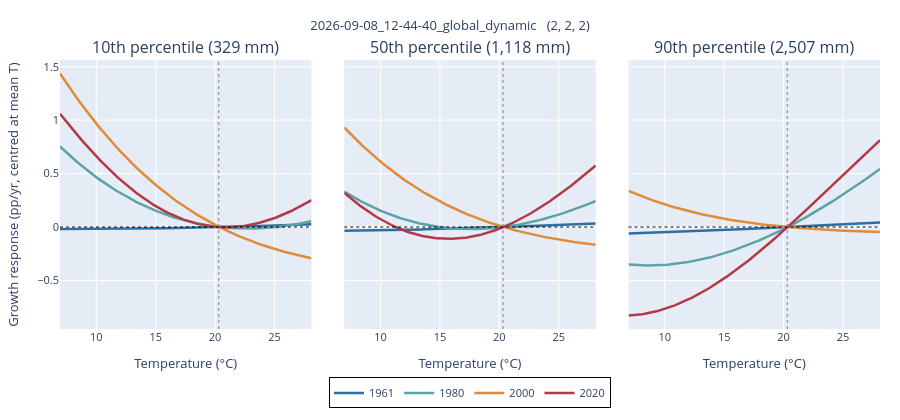

Source (notebook cell):
### Markdown cell above
## 6. Temperature cross-sections by precipitation percentile

The companion to the paper's percentile figure, with one curve per date instead of one
per model. Each panel fixes precipitation at a percentile of the observed distribution
and draws the temperature response in 1961, 1980, 2000 and 2020.

Conventions follow the paper's figure. Every curve is **centred at the sample-mean
temperature** so it passes through zero there, and the panels therefore show growth
differences relative to the average temperature rather than absolute levels. That
centring is not only convention here: the dynamic model carries no additive year fixed
effects, so the level of `f` in any given year is confounded with the year effect and is
not interpretable on its own. Only the shape is.

The paper plots the same quantity in Δ ln(GDP); these panels are in percentage points,
consistent with the rest of this notebook. Divide by 100 to compare directly.

1960 is not in the sample, which starts in 1961, so the first curve is 1961 and the
remaining three sit on the round decades. Precipitation percentiles are taken over the
whole sample: the distribution is stable by decade (median 1072 to 1180 mm), so fixing
the cut levels once does not bias the comparison across dates.

### Code cell
from plotly.subplots import make_subplots

####################### Percentile cross-section settings #######################
pct_node    = top_models[0]            # architecture to cut
percentiles = [10, 50, 90]             # one panel each; use [50] for a single panel
cut_years   = [1961, 1980, 2000, 2020] # one curve per date
n_temp      = 200                      # points along the temperature axis
year_cols   = ["#2f6f9f", "#5ba3a6", "#e08a3c", "#b23a48"]
#################################################################################

w_pct = read_weights(str(run_dir / "parameters" / f"{pct_node}.weights.h5"))
levels_mm = np.nanpercentile(Pv[np.isfinite(Pv)], percentiles)
Tcut = np.linspace(t_lo, t_hi, n_temp)
centre_idx = int(np.argmin(np.abs(Tcut - mean_temp)))

missing = [y for y in cut_years if y not in set(years)]
if missing:
    raise ValueError(f"years not in the sample {years[0]}-{years[-1]}: {missing}")

def cross_section(level_mm, year):
    """Centred temperature response in pp/yr at fixed precipitation and date."""
    j = int(np.where(years == year)[0][0])
    cols = [(Tcut - mean_temp) / std_temp,
            np.full_like(Tcut, (level_mm - mean_precip) / std_precip)]
    if bool(m.get("dynamic_model", False)):
        cols.append(np.full_like(Tcut, ((j + 1) - mean_t) / std_t))
    y = forward(w_pct, np.stack(cols, axis=-1))
    return (y - y[centre_idx]) * 100.0

titles = [f"{q}th percentile ({lvl:,.0f} mm)" for q, lvl in zip(percentiles, levels_mm)]
fig_pct = make_subplots(rows=1, cols=len(percentiles), shared_yaxes=True,
                        subplot_titles=titles, horizontal_spacing=0.04)

for col, lvl in enumerate(levels_mm, start=1):
    for k, yr in enumerate(cut_years):
        fig_pct.add_trace(
            go.Scatter(x=Tcut, y=cross_section(lvl, yr), mode="lines", name=str(yr),
                       legendgroup=str(yr), showlegend=(col == 1),
                       line=dict(color=year_cols[k % len(year_cols)], width=2.5)),
            row=1, col=col)
    fig_pct.add_hline(y=0, line=dict(color="black", width=1, dash="dot"), row=1, col=col)
    fig_pct.add_vline(x=mean_temp, line=dict(color="grey", width=1, dash="dot"),
                      row=1, col=col)
    fig_pct.update_xaxes(title_text="Temperature (°C)", row=1, col=col)

fig_pct.update_yaxes(title_text="Growth response (pp/yr, centred at mean T)",
                     row=1, col=1)
fig_pct.update_layout(
    title=dict(text=f"{run_dir.name}   {pct_node}", x=0.5, font=dict(size=13)),
    legend=dict(orientation="h", x=0.5, xanchor="center", y=-0.18,
                bgcolor="rgba(255,255,255,0.85)", bordercolor="black", borderwidth=1),
    margin=dict(l=60, r=20, b=80, t=60), font=dict(size=11), height=420)
fig_pct.show()

spread = pd.DataFrame(
    {f"{q}th": [cross_section(lvl, y).max() - cross_section(lvl, y).min()
                for y in cut_years]
     for q, lvl in zip(percentiles, levels_mm)}, index=cut_years)
spread.index.name = "year"
print("response range (pp/yr) by date and precipitation percentile:")
spread.round(2)

### Figure 1 — Plotly figure (JSON) as saved in the notebook; plotly's stock layout.template omitted (floating-point values rounded to 4 significant figures; data arrays with more than 128 entries replaced by an {"elided": "..."} marker saying what was removed)
{"data": [{"legendgroup": "1961", "line": {"color": "#2f6f9f", "width": 2.5}, "mode": "lines", "name": "1961", "showlegend": true, "type": "scatter", "x": {"elided": "200 float values"}, "xaxis": "x", "y": {"elided": "200 float values"}, "yaxis": "y"}, {"legendgroup": "1980", "line": {"color": "#5ba3a6", "width": 2.5}, "mode": "lines", "name": "1980", "showlegend": true, "type": "scatter", "x": {"elided": "200 float values"}, "xaxis": "x", "y": {"elided": "200 float values"}, "yaxis": "y"}, {"legendgroup": "2000", "line": {"color": "#e08a3c", "width": 2.5}, "mode": "lines", "name": "2000", "showlegend": true, "type": "scatter", "x": {"elided": "200 float values"}, "xaxis": "x", "y": {"elided": "200 float values"}, "yaxis": "y"}, {"legendgroup": "2020", "line": {"color": "#b23a48", "width": 2.5}, "mode": "lines", "name": "2020", "showlegend": true, "type": "scatter", "x": {"elided": "200 float values"}, "xaxis": "x", "y": {"elided": "200 float values"}, "yaxis": "y"}, {"legendgroup": "1961", "line": {"color": "#2f6f9f", "width": 2.5}, "mode": "lines", "name": "1961", "showlegend": false, "type": "scatter", "x": {"elided": "200 float values"}, "xaxis": "x2", "y": {"elided": "200 float values"}, "yaxis": "y2"}, {"legendgroup": "1980", "line": {"color": "#5ba3a6", "width": 2.5}, "mode": "lines", "name": "1980", "showlegend": false, "type": "scatter", "x": {"elided": "200 float values"}, "xaxis": "x2", "y": {"elided": "200 float values"}, "yaxis": "y2"}, {"legendgroup": "2000", "line": {"color": "#e08a3c", "width": 2.5}, "mode": "lines", "name": "2000", "showlegend": false, "type": "scatter", "x": {"elided": "200 float values"}, "xaxis": "x2", "y": {"elided": "200 float values"}, "yaxis": "y2"}, {"legendgroup": "2020", "line": {"color": "#b23a48", "width": 2.5}, "mode": "lines", "name": "2020", "showlegend": false, "type": "scatter", "x": {"elided": "200 float values"}, "xaxis": "x2", "y": {"elided": "200 float values"}, "yaxis": "y2"}, {"legendgroup": "1961", "line": {"color": "#2f6f9f", "width": 2.5}, "mode": "lines", "name": "1961", "showlegend": false, "type": "scatter", "x": {"elided": "200 float values"}, "xaxis": "x3", "y": {"elided": "200 float values"}, "yaxis": "y3"}, {"legendgroup": "1980", "line": {"color": "#5ba3a6", "width": 2.5}, "mode": "lines", "name": "1980", "showlegend": false, "type": "scatter", "x": {"elided": "200 float values"}, "xaxis": "x3", "y": {"elided": "200 float values"}, "yaxis": "y3"}, {"legendgroup": "2000", "line": {"color": "#e08a3c", "width": 2.5}, "mode": "lines", "name": "2000", "showlegend": false, "type": "scatter", "x": {"elided": "200 float values"}, "xaxis": "x3", "y": {"elided": "200 float values"}, "yaxis": "y3"}, {"legendgroup": "2020", "line": {"color": "#b23a48", "width": 2.5}, "mode": "lines", "name": "2020", "showlegend": false, "type": "scatter", "x": {"elided": "200 float values"}, "xaxis": "x3", "y": {"elided": "200 float values"}, "yaxis": "y3"}], "layout": {"annotations": [{"font": {"size": 16}, "showarrow": false, "text": "10th percentile (329 mm)", "x": 0.1533, "xanchor": "center", "xref": "paper", "y": 1, "yanchor": "bottom", "yref": "paper"}, {"font": {"size": 16}, "showarrow": false, "text": "50th percentile (1,118 mm)", "x": 0.5, "xanchor": "center", "xref": "paper", "y": 1, "yanchor": "bottom", "yref": "paper"}, {"font": {"size": 16}, "showarrow": false, "text": "90th percentile (2,507 mm)", "x": 0.8467, "xanchor": "center", "xref": "paper", "y": 1, "yanchor": "bottom", "yref": "paper"}], "font": {"size": 11}, "height": 420, "legend": {"bgcolor": "rgba(255,255,255,0.85)", "bordercolor": "black", "borderwidth": 1, "orientation": "h", "x": 0.5, "xanchor": "center", "y": -0.18}, "margin": {"b": 80, "l": 60, "r": 20, "t": 60}, "shapes": [{"line": {"color": "black", "dash": "dot", "width": 1}, "type": "line", "x0": 0, "x1": 1, "xref": "x domain", "y0": 0, "y1": 0, "yref": "y"}, {"line": {"color": "grey", "dash": "dot", "width": 1}, "type": "line", "x0": 20.31, "x1": 20.31, "xref": "x", "y0": 0, "y1": 1, "yref": "y domain"}, {"line": {"color": "black", "dash": "dot", "width": 1}, "type": "line", "x0": 0, "x1": 1, "xref": "x2 domain", "y0": 0, "y1": 0, "yref": "y2"}, {"line": {"color": "grey", "dash": "dot", "width": 1}, "type": "line", "x0": 20.31, "x1": 20.31, "xref": "x2", "y0": 0, "y1": 1, "yref": "y2 domain"}, {"line": {"color": "black", "dash": "dot", "width": 1}, "type": "line", "x0": 0, "x1": 1, "xref": "x3 domain", "y0": 0, "y1": 0, "yref": "y3"}, {"line": {"color": "grey", "dash": "dot", "width": 1}, "type": "line", "x0": 20.31, "x1": 20.31, "xref": "x3", "y0": 0, "y1": 1, "yref": "y3 domain"}], "title": {"font": {"size": 13}, "text": "2026-09-08_12-44-40_global_dynamic   (2, 2, 2)", "x": 0.5}, "xaxis": {"anchor": "y", "domain": [0, 0.3067], "title": {"text": "Temperature (°C)"}}, "xaxis2": {"anchor": "y2", "domain": [0.3467, 0.6533], "title": {"text": "Temperature (°C)"}}, "xaxis3": {"anchor": "y3", "domain": [0.6933, 1], "title": {"text": "Temperature (°C)"}}, "yaxis": {"anchor": "x", "domain": [0, 1], "title": {"text": "Growth response (pp/yr, centred at mean T)"}}, "yaxis2": {"anchor": "x2", "domain": [0, 1], "matches": "y", "showticklabels": false}, "yaxis3": {"anchor": "x3", "domain": [0, 1], "matches": "y", "showticklabels": false}}}
